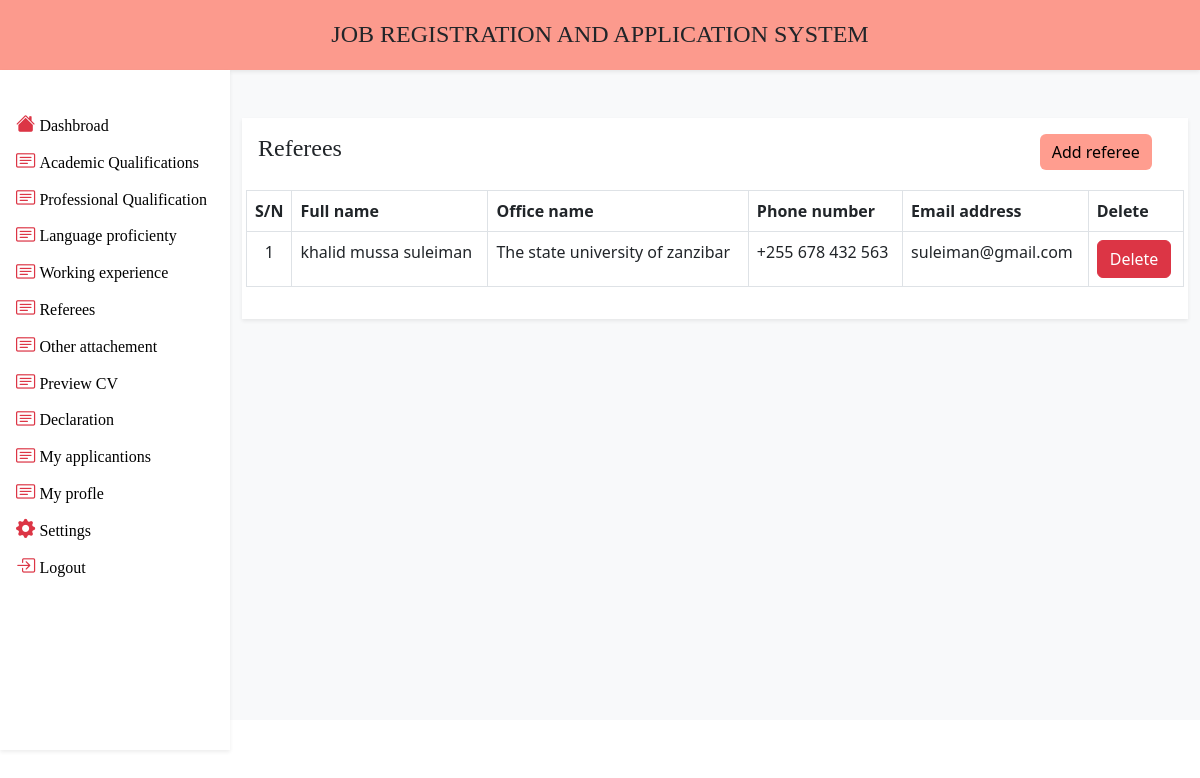
/applicant/referee.php (signed in), run on the app's committed database.
### tables this page shows
CREATE TABLE `referee` (
  `reId` int(11) NOT NULL,
  `organizationName` varchar(45) NOT NULL,
  `phoneNumber` varchar(25) NOT NULL,
  `email` varchar(30) NOT NULL,
  `fullName` varchar(50) NOT NULL,
  `applicantEmail` varchar(45) NOT NULL
);

### applicant/referee.php (the view)
<?php include_once "topHeader.php"; ?>
            <div class='container-fluid mt-5'>
                    <div class="card border-0 shadow-sm rounded-0">
                      <div class="card-body">
                        <div class="row">
                          <div class="col-md-10">
                            <p class="h4 font-f">Referees</p>
                          </div>
                          <div class="col-md-2">
                            <a href="addReferee.php" class="btn btn-primary mb-3 text-black border-0 border-2" style="background-color:rgba(255, 93, 69, 0.6);">Add referee</a>
                          </div>
                        <table class='table table-hover table-bordered mt-1' id="post-table">
                          <thead>
                            <tr>
                              <th width='1%'>S/N</th>
                              <th >Full name</th>
                              <th>Office name</th>
                              <th>Phone number </th>
                              <th >Email address</th>
                              <th >Delete</th>
                            </tr>
                          </thead>
                          <tbody>
                            <?php
                              $no =  1;
                              $app = mysqli_query($con,"select * from  referee where applicantEmail = '".$profile['email']."'  ");
                              while ($query = mysqli_fetch_array($app)) {
                            ?>
                              <tr>
                                <td class='text-center'><?php echo $no; ?></td>
                                <td><?php echo $query['fullName']; ?> </td>
                                <td><?php echo $query['organizationName']; ?> </td>
                                <td> <?php echo $query['phoneNumber']; ?></td>
                                <td> <?php echo $query['email']; ?></td>
                                <td>
                                  <a href="../app/qualificationHandler.php?refeDelete=<?php echo $query['reId']; ?>" class="btn btn-danger" onclick=" return confirm('Are you sure want to delete this..? ')">Delete</a>
                                </td>
                              </tr>
                            <?php $no +=1; }?>
                          </tbody>
                        </table>
                      </div>
                    </div>
                </div>
            </div>
        </div>
</body>
</html>

### assets/css/style.css (style rules this page uses)
.font-f { font-family: initial; }

### data on the page
referee: fullName "khalid mussa suleiman", organizationName "The state university of zanzibar", phoneNumber "+255 678 432 563", email "suleiman@gmail.com"
